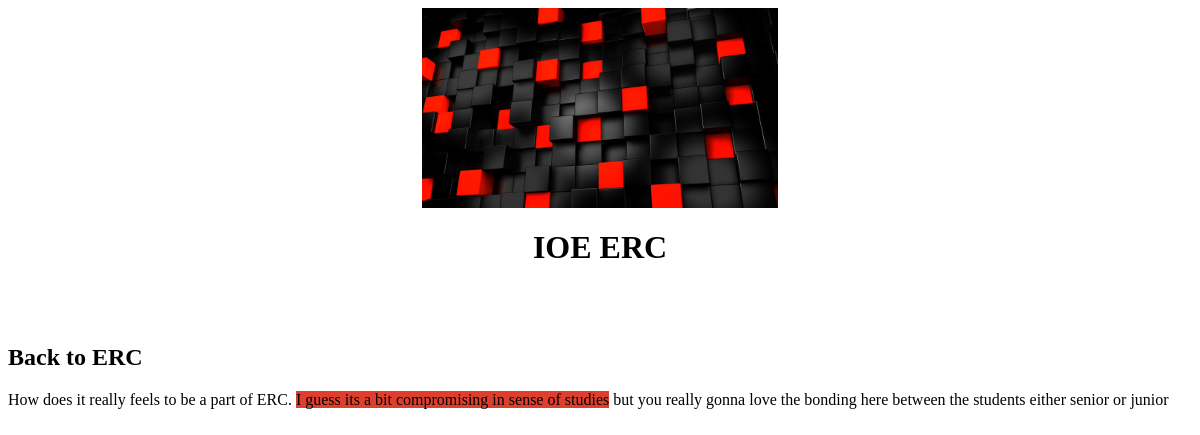
Page /newsdetail/ioe-erc on the committed database.
### news/models.py (models this page shows)
class news(models.Model):
    news_title=models.CharField(max_length=50)
    news_desc=HTMLField()
    news_slug=AutoSlugField(populate_from='news_title',unique=True,null=True,default=None)
    news_image=models.ImageField(null=True,blank=True, upload_to="images/", height_field=None, width_field=None, max_length=None)

### ACES/views.py (the view)
# urls.py: path('newsdetail/<news_slug>',views.newsdetail),
def newsdetail(request,news_slug):
    newsdetails=news.objects.get(news_slug=news_slug)
    data ={
        'newsdetails':newsdetails
    }
    return render(request,"newsdetail.html",data)

### templates/newsdetail.html (shortened to what this page needs)
<!DOCTYPE html>
<html lang="en">
<head>
</head>
<body>
    <div class="pic">
        <img class="hey"src="/media/{{newsdetails.news_image}}">
    </div>
    <div class="data">
    <h1> {{ newsdetails.news_title }} </h1>
   <br>
   <br>
    </div>
    <div class="desc">
  <p> {{ newsdetails.news_desc|safe }} </p>
   </div>
</body>
</html>

### templates/newsdetail.html (style rules this page uses)
.data { text-align: center; }
.desc { text-align: left; }
.hey { justify-content: center; height: 200px; display: block; margin-left: auto; margin-right: auto; }

### rows in the picture
news: news_image (picture), news_title "IOE ERC", news_desc "Back to ERC How does it really feels to be a part of ERC. I guess its a bit compromising in sense of studies but you really gonna love the bonding here between the students either senior or junior"
